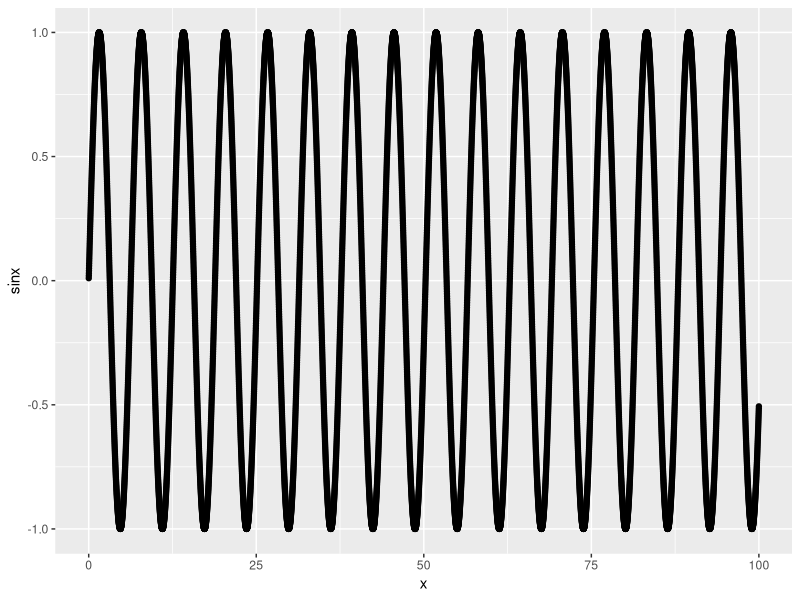
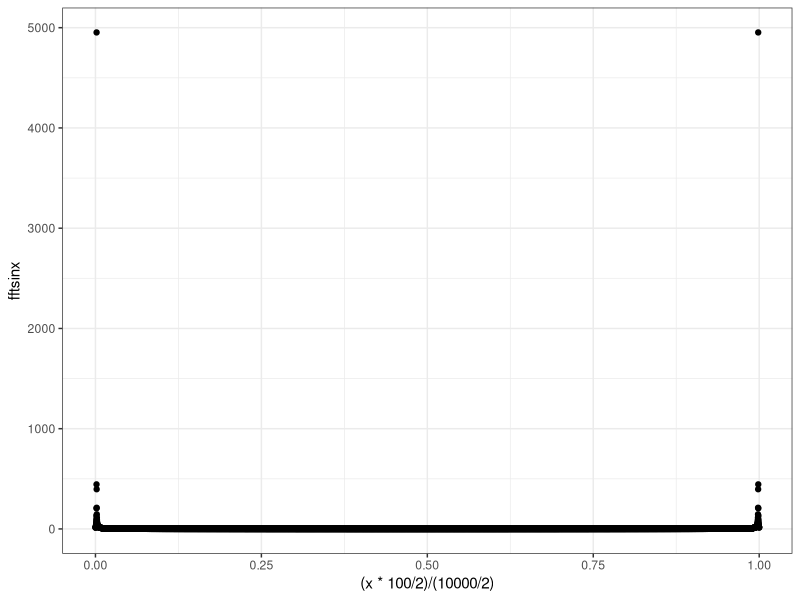

R code for these plots, in order:
library(ggplot2)


x = 1:10000/100
sinx = sin(x)
fftsinx = abs(fft(sinx))
df = data.frame(x=x,sinx=sinx,fftsinx=fftsinx)
ggplot(df,aes(x=x,y=sinx))+geom_point()



ggplot(df,aes(x=(x*100/2)/(10000/2),y=fftsinx))+geom_point()+theme_bw()+xlim(0,1)



getDfFFT <- function(f,low,high,step){
	x = c(low:(high/step))*step
  fnx = f(x)
  fftFnx = abs(fft(fnx))
	xCoord = (x * (0.5/step))/(length(x)/2)
	data.frame(x=x,xCoord=xCoord,fnx=fnx,fftFnx=fftFnx)
}


fft.df = getDfFFT(f=sin,low=0,high=10,step=0.1)

